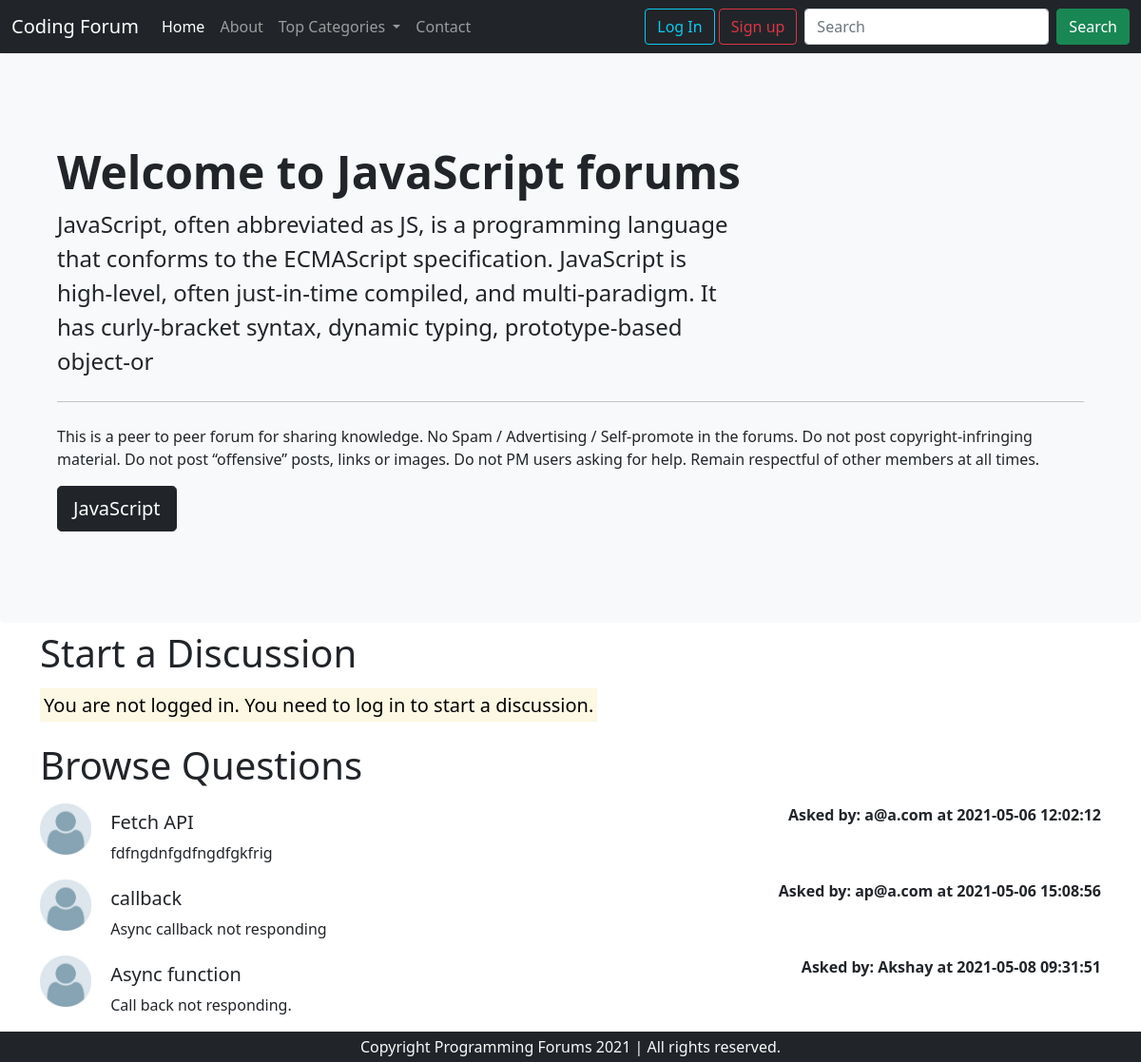
The app's page /threadlist.php?catid=2 with its own data.
### tables this page shows
CREATE TABLE `categories` (
  `category_id` int(8) NOT NULL,
  `category_name` varchar(255) NOT NULL,
  `category_description` varchar(255) NOT NULL,
  `created` datetime NOT NULL DEFAULT current_timestamp()
);

CREATE TABLE `threads` (
  `t_id` int(7) NOT NULL,
  `t_title` varchar(255) NOT NULL,
  `t_desc` text NOT NULL,
  `t_cat_id` int(7) NOT NULL,
  `t_user_id` int(7) NOT NULL,
  `timestamp` datetime NOT NULL DEFAULT current_timestamp()
);

CREATE TABLE `users` (
  `sno` int(8) NOT NULL,
  `user_email` varchar(255) NOT NULL,
  `user_pass` varchar(255) NOT NULL,
  `timestamp` datetime NOT NULL DEFAULT current_timestamp()
);

### threadlist.php (the view, shortened to what this page needs)
<!doctype html>
<html lang="en">
<head>
    <link href="https://cdn.jsdelivr.net/npm/bootstrap@5.0.0-beta3/dist/css/bootstrap.min.css" rel="stylesheet"
>
</head>
<body>
    <?php include 'partials/_dbconnect.php' ?>
    <?php include 'partials/_header.php' ?>
    <?php
    $id = $_GET['catid'];
    $sql = "SELECT * FROM `categories` WHERE category_id=$id";
    $result = mysqli_query($conn, $sql);
    while($row = mysqli_fetch_assoc($result)){
        $catname = $row['category_name'];
        $catdesc = $row['category_description'];
    }
    ?>
    <div class="p-5 bg-light rounded-3">
        <div class="container-fluid py-5">
            <h1 class="display-5 fw-bold">Welcome to <?php echo $catname;?> forums</h1>
            <p class="col-md-8 fs-4">
                <?php echo $catdesc;?>
            </p>
            <hr class="my-4">
            <p>This is a peer to peer forum for sharing knowledge.
                No Spam / Advertising / Self-promote in the forums.
                Do not post copyright-infringing material.
                Do not post “offensive” posts, links or images.
                Do not PM users asking for help.
                Remain respectful of other members at all times.</p>
            <button class="btn btn-dark btn-lg" type="button"><?php echo $catname;?></button>
        </div>
    </div>
    <?php
    if(isset($_SESSION['loggedin']) && $_SESSION['loggedin']==true){
        echo '<div class="container">
            <h1 class="py-2">
                Start a Discussion
            </h1>
            <form action="'.$_SERVER["REQUEST_URI"].'" method="post">
    <div class="mb-3">
        <label for="title" class="form-label">Problem Title</label>
        <input type="text" class="form-control" id="title" name="title" aria-describedby=" emailHelp">
        <div id="emailHelp" class="form-text">Title should be concise and self explanatory.</div>
    </div>
    <input type="hidden" name="sno" value="'.$_SESSION['sno'].'">
    <div class="mb-3">
        <label for="desc" class="form-label">Elaborate your concern</label>
        <textarea class="form-control" id="desc" name="desc" rows="3"></textarea>
    </div>
    <button type="submit" class="btn btn-success">Submit</button>
    </form>
    </div>';
    }
    else {
        echo '<div class="container">
        <h1 class="py-2">
            Start a Discussion
        </h1>
        <p class="lead"><mark>You are not logged in. You need to log in to start a discussion.</mark></p>
    </div>';
    }
    ?>
    <div class="container mb-5">
        <h1 class="py-2">
            Browse Questions
        </h1>
        <?php
    $id = $_GET['catid'];
    $sql = "SELECT * FROM `threads` WHERE t_cat_id =$id";
    $result = mysqli_query($conn, $sql);
    while($row = mysqli_fetch_assoc($result)){
        $id = $row['t_id'];
        $title = $row['t_title'];
        $desc = $row['t_desc'];
        $thread_time = $row['timestamp'];
        $thread_user_id = $row['t_user_id'];
        $sql2 = "select user_email from `users` where sno=$thread_user_id";
        $result2 = mysqli_query($conn, $sql2);
        $row2 = mysqli_fetch_assoc($result2);
       echo '<div class="d-flex mb-3 mb-2">
            <div class="flex-shrink-0">
                <img src="/forum/img/user.jpg" width="54px" alt="...">
            </div>
            &nbsp;
             <div class="flex-grow-1 ms-3">
            <h5 class="mt-2"><a class="text-dark text-decoration-none" href="thread.php?threadid='.$id.'">'. $title .'</a></h5>
                '. $desc .'
            </div>
            <p class="fw-bold mb-0">Asked by: '.$row2['user_email'].' at '.$thread_time.'</p>
        </div>';
    }
    ?>
    </div>
    <?php include 'partials/_footer.php' ?>
</body>
</html>

### records on screen
categories: category_name "JavaScript", category_description "JavaScript, often abbreviated as JS, is a programming language that conforms to the ECMAScript specification. JavaScript is high-level, often just-in-time compiled, and multi-paradigm. It has curly-bracket syntax, dynamic typing, prototype-based object-or"
threads: t_title "Fetch API", t_desc "fdfngdnfgdfngdfgkfrig", users.user_email "a@a.com", timestamp "2021-05-06 12:02:12"
threads: t_title "callback", t_desc "Async callback not responding", users.user_email "ap@a.com", timestamp "2021-05-06 15:08:56"
threads: t_title "Async function", t_desc "Call back not responding.", users.user_email "Akshay", timestamp "2021-05-08 09:31:51"
